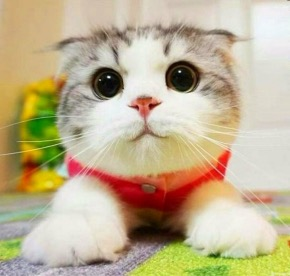
#> input picture source/meow1.jpeg, 290 x 276 px
$ python task2.py
#> lines starting #> are read from the running program, lines starting #| are printed output that depends on the picture
import cv2

img1 = cv2.imread(r'./source/meow1.jpeg',cv2.IMREAD_GRAYSCALE) #ЧБ
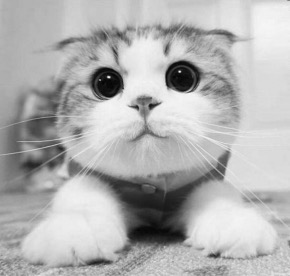
#> img1: shape (276, 290); min 4, max 247, mean 177.9
img2 = cv2.imread(r'./source/meow2.png',cv2.IMREAD_UNCHANGED)
img3 = cv2.imread(r'./source/meow3.bmp',cv2.IMREAD_REDUCED_GRAYSCALE_4)
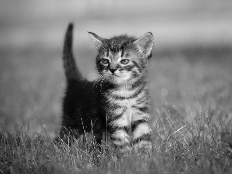
#> input picture source/meow3.bmp, 232 x 174 px
#> img3 is the input picture: shape (174, 232); min 1, max 245, mean 122.5

cv2.namedWindow('test1', cv2.WINDOW_AUTOSIZE)
cv2.namedWindow('test2', cv2.WINDOW_FULLSCREEN)
cv2.namedWindow('test3', cv2.WINDOW_FREERATIO)

cv2.imshow('test1',img1)
cv2.imshow('test2', img2)
cv2.imshow('test3', img3)
cv2.waitKey(0)
cv2.destroyAllWindows()
